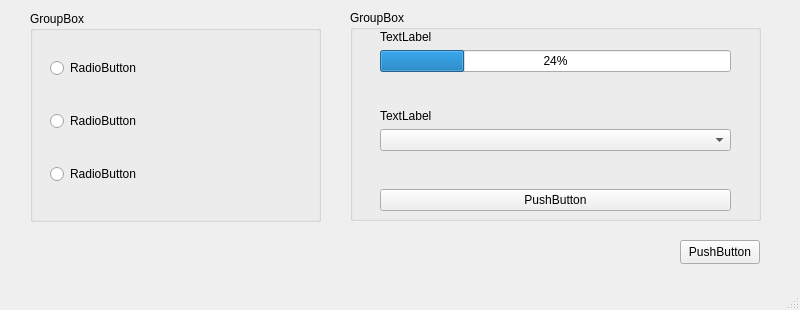
<?xml version="1.0" encoding="UTF-8"?>
<ui version="4.0">
 <class>MainWindow</class>
 <widget class="QMainWindow" name="MainWindow">
  <property name="geometry">
   <rect>
    <x>0</x>
    <y>0</y>
    <width>800</width>
    <height>310</height>
   </rect>
  </property>
  <property name="windowTitle">
   <string>MainWindow</string>
  </property>
  <widget class="QWidget" name="centralwidget">
   <widget class="QGroupBox" name="groupBox">
    <property name="geometry">
     <rect>
      <x>30</x>
      <y>11</y>
      <width>291</width>
      <height>211</height>
     </rect>
    </property>
    <property name="title">
     <string>GroupBox</string>
    </property>
    <property name="flat">
     <bool>false</bool>
    </property>
    <property name="checkable">
     <bool>false</bool>
    </property>
    <property name="checked">
     <bool>false</bool>
    </property>
    <widget class="QWidget" name="verticalLayoutWidget_2">
     <property name="geometry">
      <rect>
       <x>20</x>
       <y>20</y>
       <width>241</width>
       <height>181</height>
      </rect>
     </property>
     <layout class="QVBoxLayout" name="verticalLayout_3">
      <item>
       <widget class="QRadioButton" name="radioButton">
        <property name="text">
         <string>RadioButton</string>
        </property>
       </widget>
      </item>
      <item>
       <widget class="QRadioButton" name="radioButton_2">
        <property name="text">
         <string>RadioButton</string>
        </property>
       </widget>
      </item>
      <item>
       <widget class="QRadioButton" name="radioButton_3">
        <property name="text">
         <string>RadioButton</string>
        </property>
       </widget>
      </item>
     </layout>
    </widget>
   </widget>
   <widget class="QGroupBox" name="groupBox_2">
    <property name="geometry">
     <rect>
      <x>350</x>
      <y>10</y>
      <width>411</width>
      <height>211</height>
     </rect>
    </property>
    <property name="title">
     <string>GroupBox</string>
    </property>
    <widget class="QWidget" name="formLayoutWidget">
     <property name="geometry">
      <rect>
       <x>30</x>
       <y>20</y>
       <width>351</width>
       <height>181</height>
      </rect>
     </property>
     <layout class="QVBoxLayout" name="verticalLayout_2">
      <item>
       <widget class="QLabel" name="label_2">
        <property name="text">
         <string>TextLabel</string>
        </property>
       </widget>
      </item>
      <item>
       <widget class="QProgressBar" name="progressBar">
        <property name="value">
         <number>24</number>
        </property>
       </widget>
      </item>
      <item>
       <spacer name="verticalSpacer_2">
        <property name="orientation">
         <enum>Qt::Orientation::Vertical</enum>
        </property>
        <property name="sizeHint" stdset="0">
         <size>
          <width>20</width>
          <height>40</height>
         </size>
        </property>
       </spacer>
      </item>
      <item>
       <widget class="QLabel" name="label">
        <property name="text">
         <string>TextLabel</string>
        </property>
       </widget>
      </item>
      <item>
       <widget class="QComboBox" name="comboBox"/>
      </item>
      <item>
       <spacer name="verticalSpacer">
        <property name="orientation">
         <enum>Qt::Orientation::Vertical</enum>
        </property>
        <property name="sizeHint" stdset="0">
         <size>
          <width>20</width>
          <height>40</height>
         </size>
        </property>
       </spacer>
      </item>
      <item>
       <widget class="QPushButton" name="pushButton">
        <property name="text">
         <string>PushButton</string>
        </property>
        <property name="autoDefault">
         <bool>false</bool>
        </property>
        <property name="default">
         <bool>false</bool>
        </property>
        <property name="flat">
         <bool>false</bool>
        </property>
       </widget>
      </item>
     </layout>
    </widget>
   </widget>
   <widget class="QPushButton" name="pushButton_2">
    <property name="geometry">
     <rect>
      <x>680</x>
      <y>240</y>
      <width>80</width>
      <height>24</height>
     </rect>
    </property>
    <property name="text">
     <string>PushButton</string>
    </property>
   </widget>
   <zorder>groupBox_2</zorder>
   <zorder>groupBox</zorder>
   <zorder>pushButton_2</zorder>
  </widget>
  <widget class="QMenuBar" name="menubar">
   <property name="geometry">
    <rect>
     <x>0</x>
     <y>0</y>
     <width>800</width>
     <height>21</height>
    </rect>
   </property>
  </widget>
  <widget class="QStatusBar" name="statusbar"/>
 </widget>
 <resources/>
 <connections/>
</ui>
